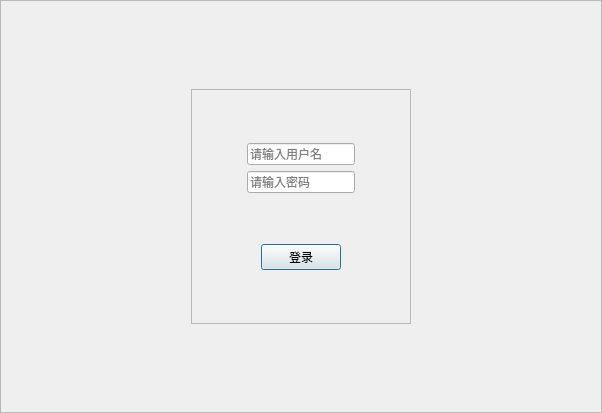
<?xml version="1.0" encoding="UTF-8"?>
<ui version="4.0">
 <class>Dialog</class>
 <widget class="QDialog" name="Dialog">
  <property name="geometry">
   <rect>
    <x>0</x>
    <y>0</y>
    <width>602</width>
    <height>413</height>
   </rect>
  </property>
  <property name="windowTitle">
   <string>Dialog</string>
  </property>
  <layout class="QVBoxLayout" name="verticalLayout">
   <property name="spacing">
    <number>0</number>
   </property>
   <property name="leftMargin">
    <number>0</number>
   </property>
   <property name="topMargin">
    <number>0</number>
   </property>
   <property name="rightMargin">
    <number>0</number>
   </property>
   <property name="bottomMargin">
    <number>0</number>
   </property>
   <item>
    <widget class="QFrame" name="frame">
     <property name="styleSheet">
      <string notr="true">        QFrame {
        border-image: url(:/icon/1.png) 0 0 0 0 stretch stretch;
        }</string>
     </property>
     <property name="frameShape">
      <enum>QFrame::StyledPanel</enum>
     </property>
     <property name="frameShadow">
      <enum>QFrame::Raised</enum>
     </property>
     <layout class="QHBoxLayout" name="horizontalLayout">
      <item>
       <spacer name="horizontalSpacer">
        <property name="orientation">
         <enum>Qt::Horizontal</enum>
        </property>
        <property name="sizeHint" stdset="0">
         <size>
          <width>133</width>
          <height>20</height>
         </size>
        </property>
       </spacer>
      </item>
      <item>
       <layout class="QVBoxLayout" name="verticalLayout_3" stretch="1,3,1">
        <property name="spacing">
         <number>0</number>
        </property>
        <item>
         <spacer name="verticalSpacer_4">
          <property name="orientation">
           <enum>Qt::Vertical</enum>
          </property>
          <property name="sizeHint" stdset="0">
           <size>
            <width>17</width>
            <height>22</height>
           </size>
          </property>
         </spacer>
        </item>
        <item>
         <widget class="QFrame" name="frameLogin">
          <property name="styleSheet">
           <string notr="true">QFrame {
border-image: url(:/icon/book.png) 0 0 0 0 stretch stretch;
}</string>
          </property>
          <property name="frameShape">
           <enum>QFrame::StyledPanel</enum>
          </property>
          <property name="frameShadow">
           <enum>QFrame::Raised</enum>
          </property>
          <layout class="QGridLayout" name="gridLayout">
           <item row="2" column="2">
            <spacer name="verticalSpacer">
             <property name="orientation">
              <enum>Qt::Vertical</enum>
             </property>
             <property name="sizeHint" stdset="0">
              <size>
               <width>20</width>
               <height>77</height>
              </size>
             </property>
            </spacer>
           </item>
           <item row="1" column="1" colspan="3">
            <layout class="QVBoxLayout" name="verticalLayout_2">
             <item>
              <widget class="QLineEdit" name="lineUser">
               <property name="placeholderText">
                <string>请输入用户名</string>
               </property>
              </widget>
             </item>
             <item>
              <widget class="QLineEdit" name="linePwd">
               <property name="echoMode">
                <enum>QLineEdit::Password</enum>
               </property>
               <property name="placeholderText">
                <string>请输入密码</string>
               </property>
              </widget>
             </item>
            </layout>
           </item>
           <item row="3" column="0" colspan="2">
            <spacer name="horizontalSpacer_3">
             <property name="orientation">
              <enum>Qt::Horizontal</enum>
             </property>
             <property name="sizeHint" stdset="0">
              <size>
               <width>47</width>
               <height>20</height>
              </size>
             </property>
            </spacer>
           </item>
           <item row="3" column="2">
            <widget class="QPushButton" name="btnLogin">
             <property name="text">
              <string>登录</string>
             </property>
            </widget>
           </item>
           <item row="1" column="0">
            <spacer name="horizontalSpacer_5">
             <property name="orientation">
              <enum>Qt::Horizontal</enum>
             </property>
             <property name="sizeHint" stdset="0">
              <size>
               <width>40</width>
               <height>20</height>
              </size>
             </property>
            </spacer>
           </item>
           <item row="3" column="3" colspan="2">
            <spacer name="horizontalSpacer_4">
             <property name="orientation">
              <enum>Qt::Horizontal</enum>
             </property>
             <property name="sizeHint" stdset="0">
              <size>
               <width>46</width>
               <height>20</height>
              </size>
             </property>
            </spacer>
           </item>
           <item row="0" column="2">
            <spacer name="verticalSpacer_3">
             <property name="orientation">
              <enum>Qt::Vertical</enum>
             </property>
             <property name="sizeHint" stdset="0">
              <size>
               <width>20</width>
               <height>76</height>
              </size>
             </property>
            </spacer>
           </item>
           <item row="4" column="2">
            <spacer name="verticalSpacer_2">
             <property name="orientation">
              <enum>Qt::Vertical</enum>
             </property>
             <property name="sizeHint" stdset="0">
              <size>
               <width>20</width>
               <height>76</height>
              </size>
             </property>
            </spacer>
           </item>
           <item row="1" column="4">
            <spacer name="horizontalSpacer_6">
             <property name="orientation">
              <enum>Qt::Horizontal</enum>
             </property>
             <property name="sizeHint" stdset="0">
              <size>
               <width>40</width>
               <height>20</height>
              </size>
             </property>
            </spacer>
           </item>
          </layout>
         </widget>
        </item>
        <item>
         <spacer name="verticalSpacer_5">
          <property name="orientation">
           <enum>Qt::Vertical</enum>
          </property>
          <property name="sizeHint" stdset="0">
           <size>
            <width>17</width>
            <height>22</height>
           </size>
          </property>
         </spacer>
        </item>
       </layout>
      </item>
      <item>
       <spacer name="horizontalSpacer_2">
        <property name="orientation">
         <enum>Qt::Horizontal</enum>
        </property>
        <property name="sizeHint" stdset="0">
         <size>
          <width>132</width>
          <height>20</height>
         </size>
        </property>
       </spacer>
      </item>
     </layout>
    </widget>
   </item>
  </layout>
 </widget>
 <resources/>
 <connections/>
</ui>
